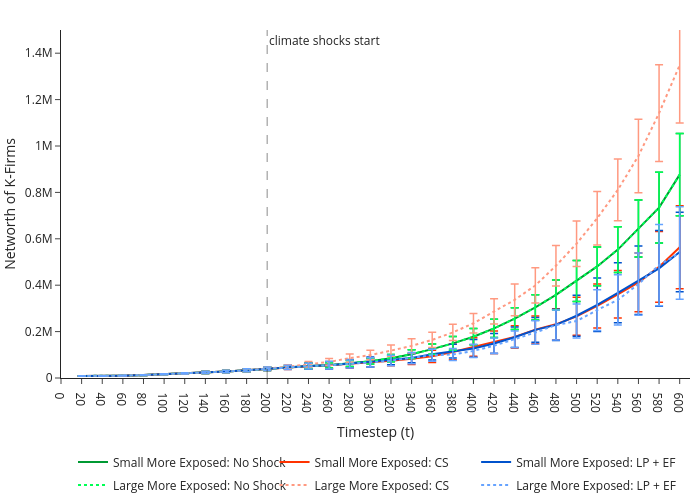

The notebook cell saved with this chart:
### Code cell
fig1 = build_macro_snapshot_metric_figure(
    scenarios=SCENARIOS,
    metric="NW_1",
    metric_label='Networth of K-Firms',
    snap_ts=np.arange(0, 620, 20),
    title='Networth of K-Firms',
    line_type='lines',
    ncol_legend=3,
    CI_type='error_bar',
    ymin=0, ymax=1500000,
    pdf_pages=PDF_PAGES,
    pdf_path=OUTPUT / "NW_1_line.pdf",
)


fig1
